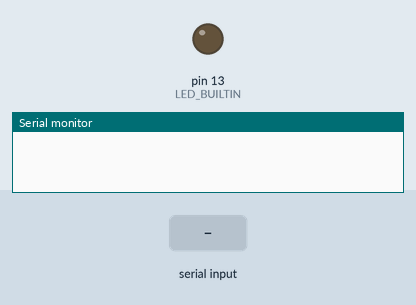
This sketch was run on a simulated Arduino Uno, built with avr-gcc and run on an emulated ATmega328P. Parts: output pins drawn as LEDs (lit = HIGH), the last lines printed to the serial monitor. The inputs (shaded band) are chosen by the test bench.

Above: at 1.2 s.
1.3 s: "200\n" received over Serial
At 2.5 s:
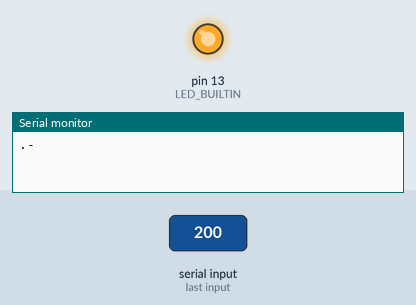
Timing chart, 0 to 10.3 s (numbered marks = the images above; inputs shaded):
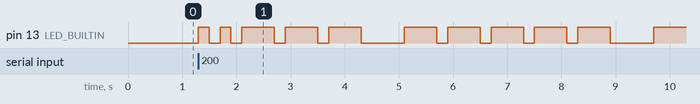

Measured:
- after the input at 1.3 s, pin 13 (LED_BUILTIN): LOW → HIGH at once, → LOW 0.20 s later, → HIGH 0.20 s later, → LOW 0.20 s later, … (21 changes in this stretch)

The sketch:

morse_code.ino
```cpp
const int dotDelay = 200;

char* letters[] = {
    ".-", "-...", "-.-.", "-..", ".",  // A-E
    "..-.", "--.", "....", "..",       // F-I
    ".---", "-.-", ".-..", "--", "-.", // J-N
    "---", ".--.", "--.-", ".-.",      // O-R
    "...", "-", "..-", "...-", ".--",  // S-W
    "-..-", "-.--", "--.."             // X-z
};

char* numbers[] = {
    "-----", ".----", "..---", "...--", "....-", // 0-4
    ".....", "-....", "--...", "---..", "----."  // 5-9
};

void setup() {
    Serial.begin(9600);
    pinMode(LED_BUILTIN, OUTPUT);
}

void loop() {
    char ch;
    if (Serial.available() > 0) {
        ch = Serial.read();
        if (ch >= 'a' && ch <= 'z') {

            char* seq = letters[ch - 'a'];
            Serial.println(seq);
            flashSequence(seq);

        } else if (ch >= 'A' && ch <= 'Z') {

            Serial.println(letters[ch - 'a']);
            flashSequence(letters[ch - 'A']);

        } else if (ch >= '0' && ch <= '9') {

            Serial.println(numbers[ch - 'a']);
            flashSequence(numbers[ch - '0']);

        } else if (ch == ' ') {

            delay(dotDelay * 4); // gap between words
        }
    }
}

void flashSequence(char* sequence)
{
    for (int i = 0; sequence[i] != '\0'; ++i) {
        flashDotOrDash(sequence[i]);
    }
    delay(dotDelay * 3); // gap between letters
}

void flashDotOrDash(char dotOrDash)
{
    digitalWrite(LED_BUILTIN, HIGH);
    int m = dotOrDash == '.' ? 1 : 3;
    delay(dotDelay * m);
    digitalWrite(LED_BUILTIN, LOW);
    delay(dotDelay); // gap between flashes
}
```
